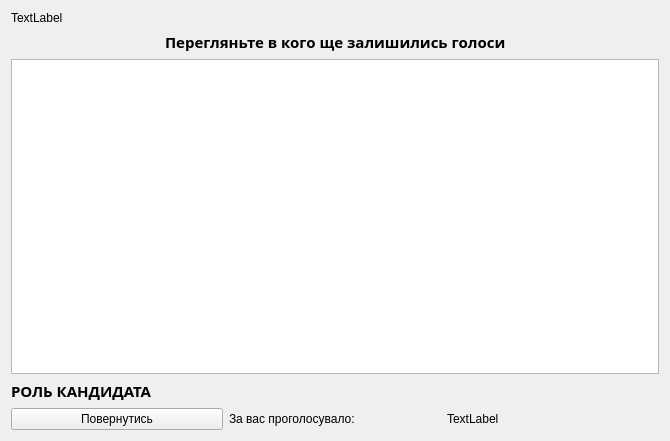
<?xml version="1.0" encoding="UTF-8"?>
<ui version="4.0">
 <class>FormCandidats</class>
 <widget class="QWidget" name="FormCandidats">
  <property name="geometry">
   <rect>
    <x>0</x>
    <y>0</y>
    <width>670</width>
    <height>441</height>
   </rect>
  </property>
  <property name="windowTitle">
   <string>Кандидат</string>
  </property>
  <layout class="QVBoxLayout" name="verticalLayout_4">
   <item>
    <layout class="QVBoxLayout" name="verticalLayout_3">
     <item>
      <widget class="QLabel" name="label">
       <property name="text">
        <string>TextLabel</string>
       </property>
      </widget>
     </item>
     <item>
      <layout class="QHBoxLayout" name="horizontalLayout_2">
       <item>
        <spacer name="horizontalSpacer">
         <property name="orientation">
          <enum>Qt::Orientation::Horizontal</enum>
         </property>
         <property name="sizeHint" stdset="0">
          <size>
           <width>40</width>
           <height>20</height>
          </size>
         </property>
        </spacer>
       </item>
       <item>
        <widget class="QLabel" name="label_4">
         <property name="font">
          <font>
           <family>Noto Sans Sinhala Black</family>
           <pointsize>11</pointsize>
           <bold>true</bold>
          </font>
         </property>
         <property name="text">
          <string>Перегляньте в кого ще залишились голоси</string>
         </property>
        </widget>
       </item>
       <item>
        <spacer name="horizontalSpacer_2">
         <property name="orientation">
          <enum>Qt::Orientation::Horizontal</enum>
         </property>
         <property name="sizeHint" stdset="0">
          <size>
           <width>40</width>
           <height>20</height>
          </size>
         </property>
        </spacer>
       </item>
      </layout>
     </item>
     <item>
      <widget class="QTableView" name="tableView"/>
     </item>
     <item>
      <layout class="QVBoxLayout" name="verticalLayout_2">
       <item>
        <layout class="QVBoxLayout" name="verticalLayout">
         <item>
          <widget class="QLabel" name="label_2">
           <property name="font">
            <font>
             <family>Noto Sans Sinhala Black</family>
             <pointsize>11</pointsize>
             <bold>true</bold>
            </font>
           </property>
           <property name="text">
            <string>РОЛЬ КАНДИДАТА</string>
           </property>
          </widget>
         </item>
         <item>
          <layout class="QHBoxLayout" name="horizontalLayout">
           <item>
            <widget class="QPushButton" name="pushButton">
             <property name="text">
              <string>Повернутись</string>
             </property>
            </widget>
           </item>
           <item>
            <widget class="QLabel" name="label_3">
             <property name="text">
              <string>За вас проголосувало:</string>
             </property>
            </widget>
           </item>
           <item>
            <widget class="QLabel" name="voteLabel">
             <property name="text">
              <string>TextLabel</string>
             </property>
            </widget>
           </item>
          </layout>
         </item>
        </layout>
       </item>
      </layout>
     </item>
    </layout>
   </item>
  </layout>
 </widget>
 <resources/>
 <connections/>
</ui>
